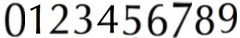
#> input picture 4999.png, 240 x 38 px
$ python train.py
#> lines starting #> are read from the running program, lines starting #| are printed output that depends on the picture; after the words box and inside, x2 and y2 are one past the last pixel; in counts of white or black regions, pixels touching at a corner belong together
import sys

import numpy as np
import cv2

im = cv2.imread('4999.png')
#> im is the input picture: shape (38, 240, 3); mean B, G, R 204, 204.3, 204.2
im3 = im.copy()

gray = cv2.cvtColor(im,cv2.COLOR_BGR2GRAY)
blur = cv2.GaussianBlur(gray,(5,5),0)
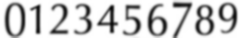
#> blur: shape (38, 240); min 9, max 255, mean 204.1
thresh = cv2.adaptiveThreshold(blur,255,1,1,11,2)
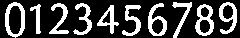
#> thresh: shape (38, 240); 26.5% white; 10 white regions

#################      Now finding Contours         ###################

contours,hierarchy = cv2.findContours(thresh,cv2.RETR_LIST,cv2.CHAIN_APPROX_SIMPLE)
#> contours = 16 contours; largest, box (x1, y1, x2, y2) and area: (5, 2, 25, 38) 550, (195, 4, 214, 36) 424, (148, 3, 167, 36) 348, (219, 2, 237, 34) 328, (8, 5, 22, 35) 319

samples =  np.empty((0,100))
responses = []
keys = [i for i in range(48,58)]

for cnt in contours:
    if cv2.contourArea(cnt)>50:
        [x,y,w,h] = cv2.boundingRect(cnt)

        if  h>20:
            cv2.rectangle(im,(x,y),(x+w,y+h),(0,0,255),2)
            roi = thresh[y:y+h,x:x+w]
            roismall = cv2.resize(roi,(10,10))
            cv2.imshow('norm',im)
            key = cv2.waitKey(0)

            if key == 27:  # (escape to quit)
                sys.exit()
#> (the program exits here)

$ run again, with 123.png copied over 4999.png
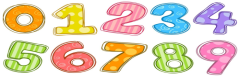
#> input picture 123.png, 240 x 76 px
#> im is the input picture: shape (76, 240, 3); mean B, G, R 191.6, 211.5, 226.3
#> `blur = cv2.GaussianBlur(gray,(5,5),0)`:
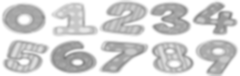
#> blur: shape (76, 240); min 127, max 255, mean 213.7
#> `thresh = cv2.adaptiveThreshold(blur,255,1,1,11,2)`:
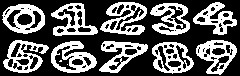
#> thresh: shape (76, 240); 36.5% white; 12 white regions (2 under 20 px)
#> contours = 108 contours, 48 with area under 20; largest, box (x1, y1, x2, y2) and area: (152, 42, 194, 74) 974, (2, 4, 45, 34) 956, (51, 41, 97, 73) 942, (100, 2, 147, 35) 916, (3, 40, 49, 73) 888

$ run again, with 1234.png copied over 4999.png
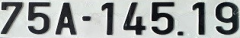
#> input picture 1234.png, 240 x 38 px
#> im is the input picture: shape (38, 240, 3); mean B, G, R 165.3, 166.4, 162.1
#> `blur = cv2.GaussianBlur(gray,(5,5),0)`:
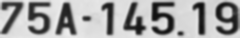
#> blur: shape (38, 240); min 13, max 238, mean 164.7
#> `thresh = cv2.adaptiveThreshold(blur,255,1,1,11,2)`:
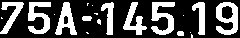
#> thresh: shape (38, 240); 31.1% white; 20 white regions (10 under 20 px)
#> contours = 22 contours, 10 with area under 20; largest, box (x1, y1, x2, y2) and area: (216, 2, 238, 35) 487, (151, 2, 175, 35) 350, (55, 2, 77, 35) 333, (28, 2, 51, 34) 329, (123, 2, 147, 35) 268
